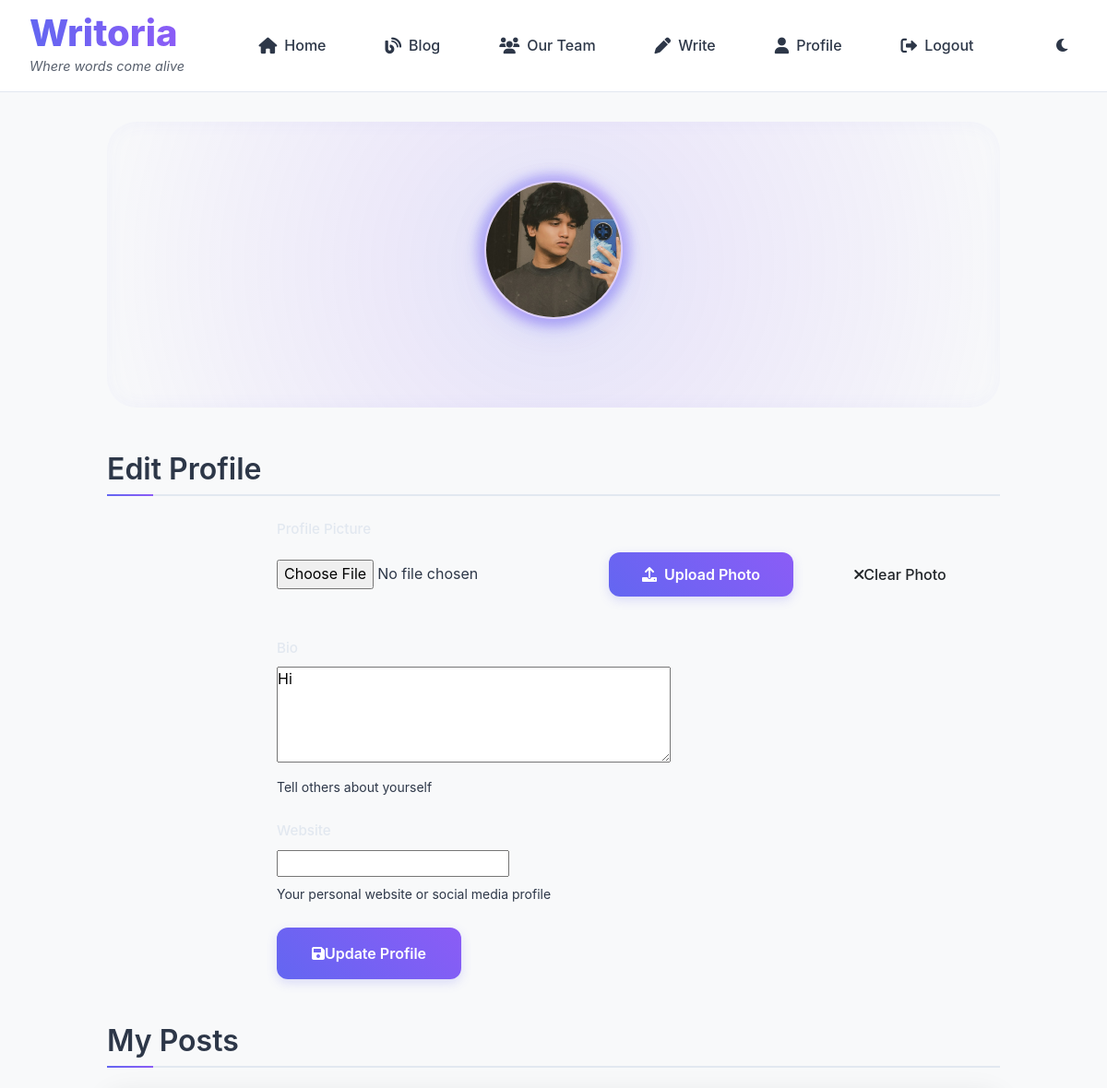
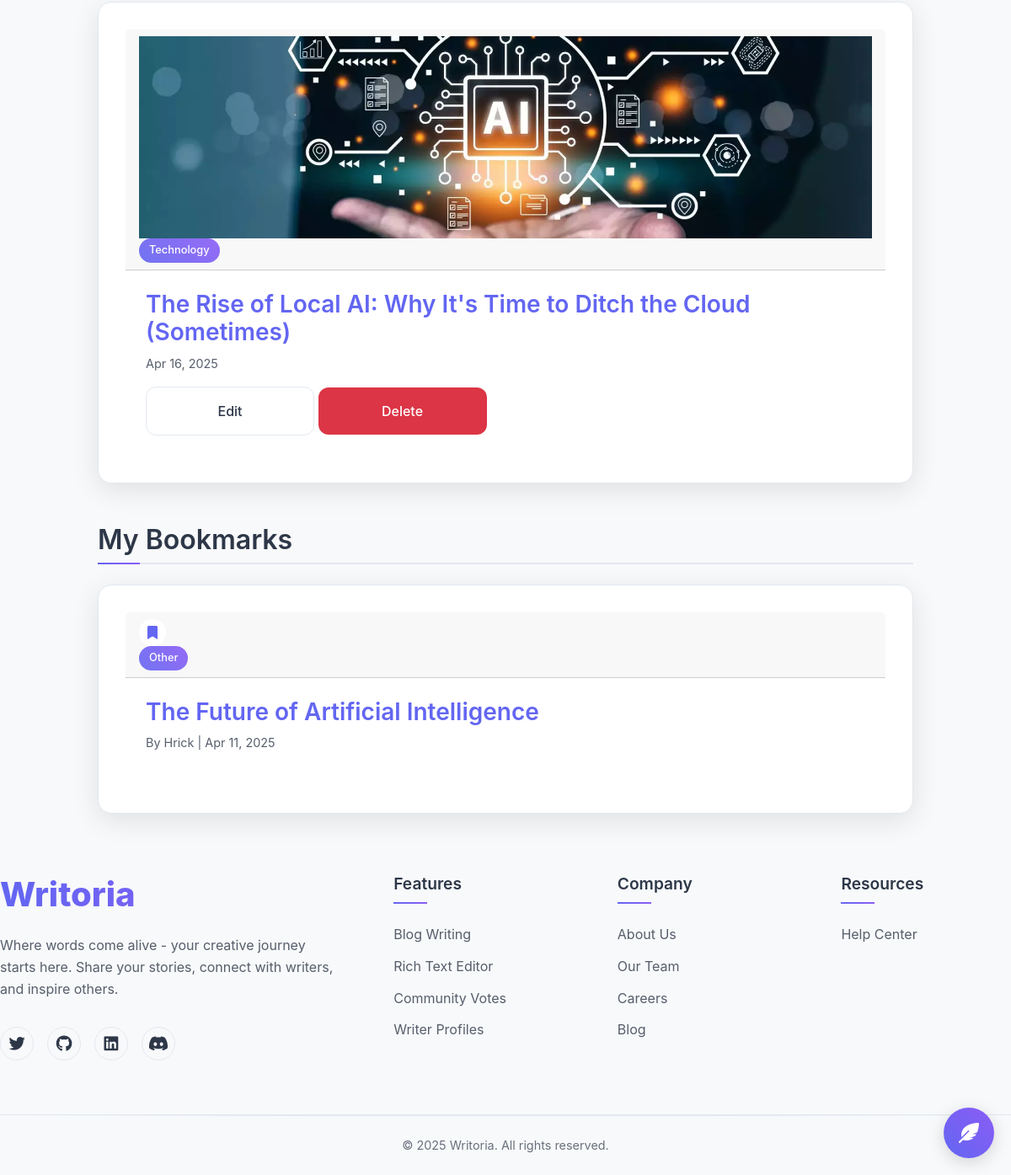
Screenshot of /profile/ (signed in) with the database file from the repository (2 pictures, top to bottom).
### core/models.py (models this page shows, shortened)
class UserProfile(models.Model):
    user = models.OneToOneField(User, on_delete=models.CASCADE)
    bio = models.TextField(max_length=500, blank=True)
    avatar = models.ImageField(upload_to='avatars/', null=True, blank=True)
    website = models.URLField(max_length=200, blank=True)
    contact_number = models.CharField(max_length=15, blank=True)
    created_at = models.DateTimeField(auto_now_add=True)

class BlogPost(models.Model):
    CATEGORY_CHOICES = [
        ('tech', 'Technology'),
        ('lifestyle', 'Lifestyle'),
        ('travel', 'Travel'),
        ('food', 'Food & Cooking'),
        ('health', 'Health & Fitness'),
        ('arts', 'Arts & Culture'),
        ('business', 'Business'),
        ('other', 'Other')
    ]
    title = models.CharField(max_length=200)
    slug = models.SlugField(unique=True)
    content = models.TextField()
    author = models.ForeignKey(User, on_delete=models.CASCADE)
    created_at = models.DateTimeField(auto_now_add=True)
    updated_at = models.DateTimeField(auto_now=True)
    image = models.ImageField(upload_to='blog_images/', null=True, blank=True)
    votes = models.IntegerField(default=0)
    category = models.CharField(max_length=20, choices=CATEGORY_CHOICES, default='other')

class Bookmark(models.Model):
    user = models.ForeignKey(User, on_delete=models.CASCADE)
    post = models.ForeignKey(BlogPost, on_delete=models.CASCADE)
    created_at = models.DateTimeField(auto_now_add=True)
    class Meta:
        unique_together = ('user', 'post')

### core/views.py (the view)
# urls.py: path('profile/', views.profile, name='profile'),
@login_required
def profile(request):
    profile, created = UserProfile.objects.get_or_create(user=request.user)
    if request.method == 'POST':
        form = UserProfileForm(request.POST, request.FILES, instance=profile)
        if form.is_valid():
            form.save()
            messages.success(request, 'Profile updated successfully!')
            return redirect('profile')
    else:
        form = UserProfileForm(instance=profile)
    user_posts = BlogPost.objects.filter(author=request.user).order_by('-created_at')
    bookmarks = Bookmark.objects.filter(user=request.user).order_by('-created_at')
    lives_given = BlogPost.objects.filter(vote_set__user=request.user, vote_set__is_life=True)
    return render(request, 'core/profile.html', {
        'form': form,
        'user_posts': user_posts,
        'bookmarks': bookmarks,
        'lives_given': lives_given
    })

### templates/core/profile.html (shortened to what this page needs)
{% extends 'base.html' %}
{% block content %}
<div class="profile-page">
    <div class="profile-header">
        <div class="avatar-wrapper">
            {% if user.userprofile.avatar %}
                <img src="{{ user.userprofile.avatar.url }}" alt="{{ user.username }}" class="profile-avatar">
            {% else %}
                <div class="profile-avatar-placeholder">
                    <i class="fas fa-user"></i>
                </div>
            {% endif %}
        </div>
    </div>
    <div class="profile-content">
        <div class="profile-section">
            <h2>Edit Profile</h2>
            <div class="bg-white/5 rounded-2xl p-6">
                <form method="post" enctype="multipart/form-data" class="profile-form">
                    <div class="form-group">
                        <label for="{{ form.avatar.id_for_label }}" class="form-label">Profile Picture</label>
                        <div class="avatar-controls">
                            <div class="avatar-input-group">
                                <input type="file" name="avatar" id="{{ form.avatar.id_for_label }}" class="hidden-file-input" accept="image/*">
                                <button type="button" class="btn btn-primary upload-btn" id="triggerUpload">
                                    <i class="fas fa-upload"></i>
                                    Upload Photo
                                </button>
                                <button type="button" class="btn btn-clear" id="clear-avatar">
                                    <i class="fas fa-times"></i>
                                    Clear Photo
                                </button>
                            </div>
                        </div>
                    </div>
                    <div class="form-group floating-label">
                        <label for="{{ form.bio.id_for_label }}" class="form-label">Bio</label>
                        {{ form.bio }}
                        <span class="help-text">Tell others about yourself</span>
                    </div>
                    <div class="form-group floating-label">
                        <label for="{{ form.website.id_for_label }}" class="form-label">Website</label>
                        {{ form.website }}
                        <span class="help-text">Your personal website or social media profile</span>
                    </div>
                    <button type="submit" class="btn btn-primary w-full">
                        <i class="fas fa-save"></i>
                        Update Profile
                    </button>
                </form>
            </div>
        </div>
        <div class="profile-section">
            <h2>My Posts</h2>
            <div class="cards">
                {% for post in user_posts %}
                    <div class="card blog-card">
                        <div class="card-header">
                            {% if post.image %}
                                <img src="{{ post.image.url }}" alt="{{ post.title }}" class="card-image">
                            {% endif %}
                            <div class="card-badges">
                                <span class="category-badge">{{ post.get_category_display|default:"Blog" }}</span>
                            </div>
                        </div>
                        <div class="card-content">
                            <h3><a href="{% url 'blog_detail' post.slug %}">{{ post.title }}</a></h3>
                            <p class="post-meta">{{ post.created_at|date:"M d, Y" }}</p>
                            <div class="post-actions">
                                <a href="{% url 'blog_update' post.slug %}" class="btn btn-secondary">Edit</a>
                                <a href="{% url 'blog_delete' post.slug %}" class="btn btn-danger">Delete</a>
                            </div>
                        </div>
                    </div>
                {% endfor %}
            </div>
        </div>
        <div class="profile-section">
            <h2>My Bookmarks</h2>
            <div class="cards">
                {% for bookmark in bookmarks %}
                    <div class="card blog-card">
                        <div class="card-header">
                            <div class="card-badges">
                                <button class="bookmark-btn active" data-post-id="{{ bookmark.post.id }}">
                                    <i class="fas fa-bookmark"></i>
                                </button>
                                <span class="category-badge">{{ bookmark.post.get_category_display|default:"Blog" }}</span>
                            </div>
                        </div>
                        <div class="card-content">
                            <h3><a href="{% url 'blog_detail' bookmark.post.slug %}">{{ bookmark.post.title }}</a></h3>
                            <p class="post-meta">By {{ bookmark.post.author.username }} | {{ bookmark.post.created_at|date:"M d, Y" }}</p>
                        </div>
                    </div>
                {% endfor %}
            </div>
        </div>
    </div>
</div>
{% endblock %}

### templates/base.html (shortened to what this page needs)
<!DOCTYPE html>
<html lang="en">
<head>
    <link href="https://cdn.jsdelivr.net/npm/bootstrap@5.3.0/dist/css/bootstrap.min.css" rel="stylesheet">
    <link rel="stylesheet" href="https://cdnjs.cloudflare.com/ajax/libs/font-awesome/6.0.0/css/all.min.css">
    {% load static %}
    <link rel="stylesheet" href="{% static 'css/style.css' %}">
</head>
<body>
    <div class="stars" id="stars"></div>
    <nav class="navbar">
        <div class="logo-container">
            <a href="{% url 'home' %}" class="logo">Writoria</a>
            <span class="slogan">Where words come alive</span>
        </div>
        <div id="nav-links" class="nav-links" aria-label="Main navigation">
            <a href="{% url 'home' %}" class="nav-link">
                <i class="fas fa-home" aria-hidden="true"></i>
                <span>Home</span>
            </a>
            <a href="{% url 'blog_list' %}" class="nav-link">
                <i class="fas fa-blog" aria-hidden="true"></i>
                <span>Blog</span>
            </a>
            <a href="{% url 'team' %}" class="nav-link">
                <i class="fas fa-users" aria-hidden="true"></i>
                <span>Our Team</span>
            </a>
            {% if user.is_authenticated %}
                <a href="{% url 'blog_create' %}" class="nav-link">
                    <i class="fas fa-pen" aria-hidden="true"></i>
                    <span>Write</span>
                </a>
                <a href="{% url 'profile' %}" class="nav-link">
                    <i class="fas fa-user" aria-hidden="true"></i>
                    <span>Profile</span>
                </a>
                <form method="post" action="{% url 'logout' %}" class="logout-form">
                    <button type="submit" class="nav-link">
                        <i class="fas fa-sign-out-alt" aria-hidden="true"></i>
                        <span>Logout</span>
                    </button>
                </form>
            {% else %}
                <a href="{% url 'auth' %}" class="nav-link">
                    <i class="fas fa-user" aria-hidden="true"></i>
                    <span>Login/Register</span>
                </a>
            {% endif %}
        </div>
        <button id="theme-toggle" class="theme-toggle" aria-label="Toggle dark mode">
            <i class="fas fa-sun" aria-hidden="true"></i>
        </button>
    </nav>
    <main class="container">
        {% block content %}{% endblock %}
    </main>
    <footer>
        <div class="footer-content">
            <div class="footer-section">
                <div class="footer-branding">
                    <h3 class="footer-logo">Writoria</h3>
                    <p class="footer-tagline">Where words come alive - your creative journey starts here. Share your stories, connect with writers, and inspire others.</p>
                    <div class="footer-social">
                        <a href="#" aria-label="Twitter"><i class="fab fa-twitter"></i></a>
                        <a href="#" aria-label="GitHub"><i class="fab fa-github"></i></a>
                        <a href="#" aria-label="LinkedIn"><i class="fab fa-linkedin"></i></a>
                        <a href="#" aria-label="Discord"><i class="fab fa-discord"></i></a>
                    </div>
                </div>
            </div>
            <div class="footer-section">
                <h4>Features</h4>
                <ul>
                    <li><a href="#">Blog Writing</a></li>
                    <li><a href="#">Rich Text Editor</a></li>
                    <li><a href="#">Community Votes</a></li>
                    <li><a href="#">Writer Profiles</a></li>
                </ul>
            </div>
            <div class="footer-section">
                <h4>Company</h4>
                <ul>
                    <li><a href="{% url 'about' %}">About Us</a></li>
                    <li><a href="{% url 'team' %}">Our Team</a></li>
                    <li><a href="#">Careers</a></li>
                    <li><a href="{% url 'blog_list' %}">Blog</a></li>
                </ul>
            </div>
            <div class="footer-section">
                <h4>Resources</h4>
                <ul>
                    <li><a href="{% url 'help_center' %}">Help Center</a></li>
                </ul>
            </div>
        </div>
        <div class="footer-bottom">
            <p>&copy; {% now "Y" %} Writoria. All rights reserved.</p>
        </div>
    </footer>
    {% include 'chat/widget.html' %}
</body>
</html>

### templates/chat/widget.html (shortened to what this page needs)
{% if user.is_authenticated %}
{% load static %}
<div class="chat-widget">
    <div class="chat-icon" id="chatIcon">
        <i class="fas fa-feather-alt"></i>
    </div>
</div>
{% endif %}

### rows the page displays
UserProfile: bio "Hi"
BlogPost: image (picture), category "Technology", title "The Rise of Local AI: Why It's Time to Ditch the Cloud (Sometimes)", created_at "Apr 16, 2025"
Bookmark: post.category "Other", post "The Future of Artificial Intelligence", post.author.username "Hrick", post.created_at "Apr 11, 2025"
